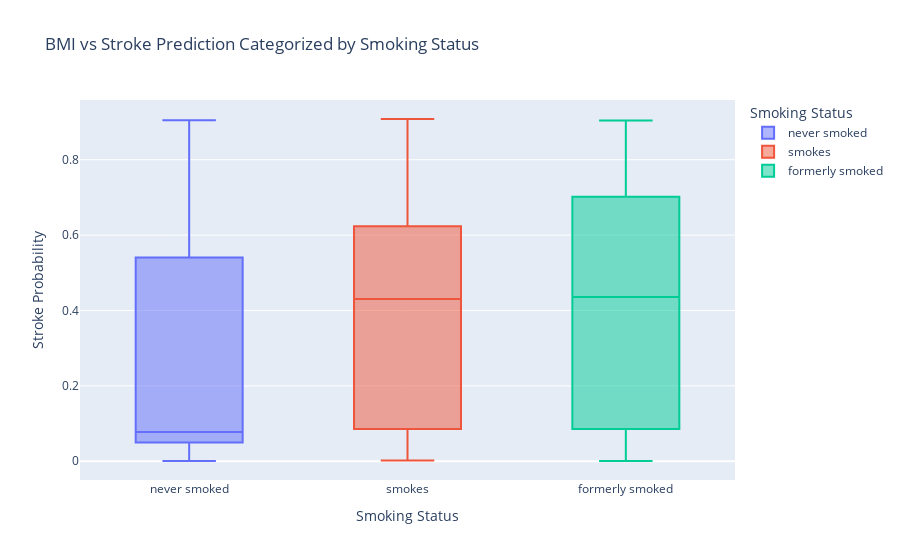

The notebook cell saved with this chart:
### Markdown cell above
- ##### **4. BMI vs Stroke Prediction (Categorized by Smoking Status)**

### Code cell
import plotly.express as px

# Combine data
bmi_stroke = pd.DataFrame({'BMI': x_test['bmi'], 'Stroke Probability': y_prob, 
                           'Smoking Status': x_test['smoking_status']})

# Plot
fig = px.box(bmi_stroke, x='Smoking Status', y='Stroke Probability', color='Smoking Status',
             title='BMI vs Stroke Prediction Categorized by Smoking Status')
fig.show()

### Figure 1 — Plotly figure (JSON) as saved in the notebook; plotly's stock layout.template omitted (floating-point values rounded to 4 significant figures; data arrays with more than 128 entries replaced by an {"elided": "..."} marker saying what was removed)
{"data": [{"alignmentgroup": "True", "hovertemplate": "Smoking Status=%{x}<br>Stroke Probability=%{y}<extra></extra>", "legendgroup": "never smoked", "marker": {"color": "#636efa"}, "name": "never smoked", "notched": false, "offsetgroup": "never smoked", "orientation": "v", "showlegend": true, "type": "box", "x": {"elided": "696 str values"}, "x0": " ", "xaxis": "x", "y": {"elided": "696 float values"}, "y0": " ", "yaxis": "y"}, {"alignmentgroup": "True", "hovertemplate": "Smoking Status=%{x}<br>Stroke Probability=%{y}<extra></extra>", "legendgroup": "smokes", "marker": {"color": "#EF553B"}, "name": "smokes", "notched": false, "offsetgroup": "smokes", "orientation": "v", "showlegend": true, "type": "box", "x": {"elided": "153 str values"}, "x0": " ", "xaxis": "x", "y": {"elided": "153 float values"}, "y0": " ", "yaxis": "y"}, {"alignmentgroup": "True", "hovertemplate": "Smoking Status=%{x}<br>Stroke Probability=%{y}<extra></extra>", "legendgroup": "formerly smoked", "marker": {"color": "#00cc96"}, "name": "formerly smoked", "notched": false, "offsetgroup": "formerly smoked", "orientation": "v", "showlegend": true, "type": "box", "x": {"elided": "173 str values"}, "x0": " ", "xaxis": "x", "y": {"elided": "173 float values"}, "y0": " ", "yaxis": "y"}], "layout": {"boxmode": "overlay", "legend": {"title": {"text": "Smoking Status"}, "tracegroupgap": 0}, "title": {"text": "BMI vs Stroke Prediction Categorized by Smoking Status"}, "xaxis": {"anchor": "y", "categoryarray": ["never smoked", "smokes", "formerly smoked"], "categoryorder": "array", "domain": [0, 1], "title": {"text": "Smoking Status"}}, "yaxis": {"anchor": "x", "domain": [0, 1], "title": {"text": "Stroke Probability"}}}}
